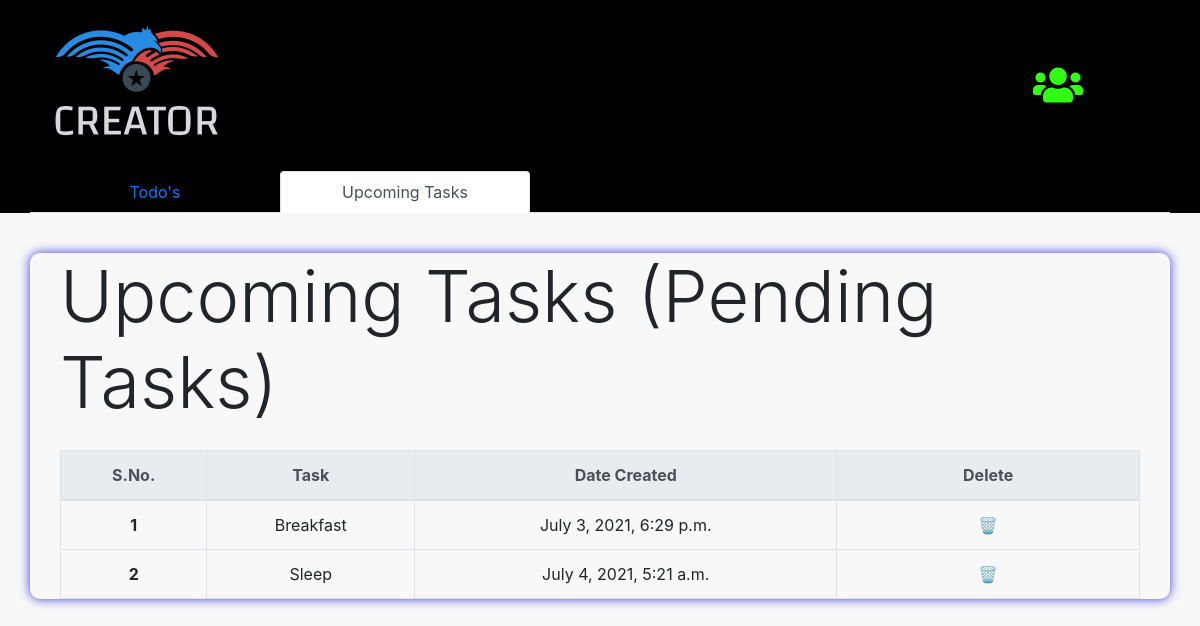
Screenshot of /upcoming/ (signed in) with the database file from the repository.
### home/models.py (models this page shows, shortened)
class Todo(models.Model):
    title = models.CharField(max_length = 1000)
    status = models.CharField(max_length = 10, choices = status_choices)
    user = models.ForeignKey(User, on_delete = models.CASCADE)
    date_created = models.DateTimeField(auto_now_add = True)

### home/views.py (the view)
# urls.py: path('upcoming/', Upcoming, name = 'upcoming')
def Upcoming(request):
    if request.user.is_authenticated:
            user = request.user
            todos = Todo.objects.filter(user = user)
            data = {
                'todos': todos
            }
            return render(request, "upcoming.html", data)

### home/templates/upcoming.html (shortened to what this page needs)
{% extends 'base.html' %}
{% load crispy_forms_tags %}
{% block content %}
    {% if user.is_authenticated %}
    <div class = "container-fluid" style = "background-color: #000;">
        <div id = 'tabs' class = "container-fluid text-center" style = "max-width: 1280px;">
          <ul class="nav nav-tabs">
            <li class="nav-item" style = "width: 250px;">
              <a class="nav-link" href="/">Todo's</a>
            </li>
            <li class="nav-item" style = "width: 250px;">
              <a class="nav-link active" aria-current="page" href="{% url 'upcoming' %}">Upcoming  Tasks</a>
            </li>
          </ul>
        </div>
    </div>
    <div id = "task" class = "container" style = "margin-top: 40px;">
        <div class = "container">
            <h1 class = "display-3"> Upcoming Tasks (Pending Tasks)</h1>
        </div>
        <div class = "container mt-4 mb-5">
            {% if todos|length == 0 %}
                <div class = "container text-center p-5">
                    <br>
                    <br>
                    <br>
                    <br>
                    <h1 class = "alert alert-primary"> No Tasks!!!... </h1>
                </div>
            {% else %}
            <div class = "container mb-5 p-0">
                <table class="table table-bordered">
                    <thead class="thead-light">
                    <tr>
                        <th class = "text-center" scope="col">S.No.</th>
                        <th class = "text-center" scope="col">Task</th>
                        <th class = "text-center" scope="col">Date Created</th>
                        <th class = "text-center" scope="col">Delete</th>
                    </tr>
                    </thead>
                    <tbody>
                        {% for todo in todos %}
                            {% if todo.status == 'pending' %}
                            <tr>
                                <th class = "text-center" scope="row">{{forloop.counter}}</th>
                                <td class = "text-center">{{todo.title}}</td>
                                <td class = "text-center">{{todo.date_created}}</td>
                                <td class = "text-center"><a class = "m-5" href = 'delete_task/{{todo.id}}'> 🗑 </a></td>
                            </tr>
                            {% endif %}
                        {% endfor %}
                    </tbody>
                </table>
            </div>
            {% endif %}
        </div>
    </div>
    {% else %}
    <div class = "container text-center">
        <h1 class = "display-3"> Hello User!!!... <br> Authenticate yourself first </h1>
    </div>
    {% endif %}
{% endblock %}

### home/templates/base.html (style rules this page uses)
body { background-color: #F8F8F8 !important; }
#task { box-shadow: 0 0 11px rgba(17, 20, 212, 0.822); border-radius: 10px; }
#tabs ul li a { text-decoration: none; }

### rows the page displays
Todo: title "Breakfast", date_created "July 3, 2021, 6:29 p.m."
Todo: title "Sleep", date_created "July 4, 2021, 5:21 a.m."
